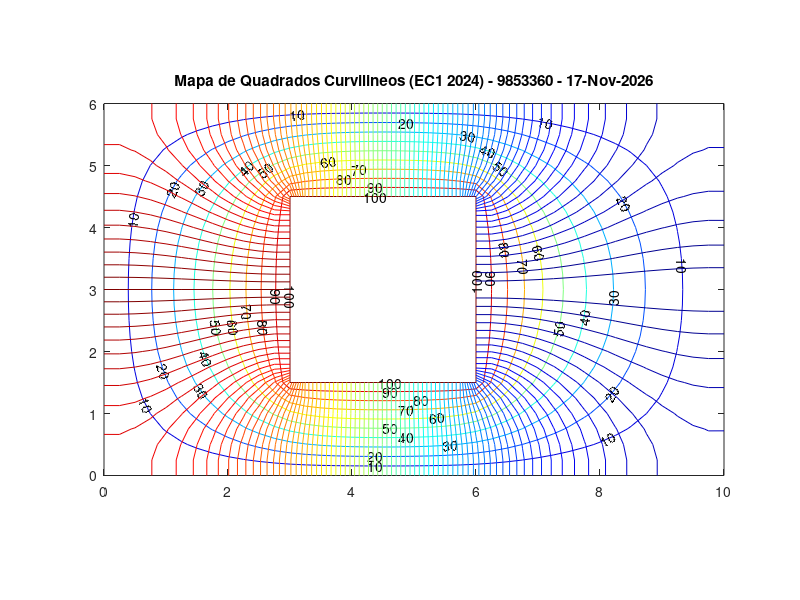

Write MATLAB code to recreate this figure.
%%%% ///////////////////////////////////////////////////////////////////////////
%%%%        PTC3213 - EC1 - 2024 - DIFERENÇAS FINITAS
%%%%
%%%%    9853360 Henrique Penna Ceravolo Soares 
%%%%    12544308 Hugo dos Reis 
%%%%    14600141 Narayan Shimanoe Lisboa
%%%%                           Complete os campos com ???????????????????????
%%%%
%%%%  /////////////////////////////////////////////////////////////////////////
clear;
clf;
%%%
%%%  A linha 15 (pkg install...) deve ser executada uma unica vez no 
%%% GNU Octave e necessita de conexao aa internet. Pode tambem ser executada fora do programa.
%%%
warning ("off");
%pkg install -local -forge  matgeom; %% descomentar para rodar a 1a vez, somente
pkg load matgeom; % executar este comando apenas 1 vez, após abrir o Octave
warning ("on");
clc;
%%%  ======================================================================
%%%   Dados de entrada
%%%
NUSP = 9853360  ; % NUSP do 1o aluno (ordem alfab.)
%
a= 10   ; # dimensões em cm
b=  6   ;
c=   3   ;
d=   3   ;
g=   3   ;
h=(b-d)/2;
epsr=   2   ;
sigma=    3.0e-3  ;  # S/m
sigma_dual=   3.5e-3  ; # S/m
eps0=   1.32812817264306e-11  ;  % F/m
Vmin=  0 ;     % Volts
Vmax=   100 ;   % Volts
%%%
%%%  ======================================================================
%%%
%%%            Definicao do dominio
%%%% 
%%%% A variavel dx abaixo e a discretizacao utilizada. Valores diferentes 
%%%% daqueles sugeridos abaixo nao funcionarao. Diminua o dx para gerar a 
%%%% versao final a ser entregue. 
%dx=0.05; % Tempo de execucao MUITO longo!!
%dx=0.1;   % Tempo de execucao longo!!
%dx=0.25;  % recomendado para a versao final
dx=0.25;   %% Mude para dx=0.25 somente quando for gerar os resultados finais!!!
erro=0.0;
start=start_Dual= 50;
iter=0;
dy=dx;
lx=a;
ly=b;
Nx=round(lx/dx)+1;
Ny=round(ly/dx)+1;
ring1= [0 0; lx 0; lx ly; 0 ly; 0 0];
ring2=[g h; g h+d; g+c h+d; g+c h; g h];
polyg={ring1,ring2};
verts = polygonVertices(polyg);
xgv=((1:Nx)-1)*dx;
ygv=((1:Ny)-1)*dx;
[x,y]=meshgrid(xgv,ygv);
verts1 = polygonVertices(ring1);
verts2 = polygonVertices(ring2);
xv1=verts1(:,1);
yv1=verts1(:,2);
xv2=verts2(:,1);
yv2=verts2(:,2);
[in1,on1] = inpolygon(x,y,xv1,yv1);
[in2,on2] = inpolygon(x,y,xv2,yv2);
%%%
%%%    Atribui Condicoes de contorno
%%%
r=find(in1&~in2|on2); % tudo
p=find(in1&~on1&~in2); %so  nos internos
q=find(on1|on2); %so fronteira
iVmax=find(on2);
iFuro=find(in2&!on2);
Phi_prev=zeros(size(x));
Phi_new=zeros(size(x));
Phi_new(iVmax)= Vmax;
Phi_new(iFuro)= NaN;
Phi_new(p)= start;
%%% ========================================================================
%%%
%%% Contador de iteracoes
iter=0;
%%% Erro maximo entre Phi_new e Phi_prev
erro=max(max(abs(Phi_new-Phi_prev)));
%%%  
%%%             Laco iterativo - Metodo das Diferencas Finitas
%%%
while(erro > 1e-4 && iter < 1e4)% Executa ate convergir ou atingir o maximo de iteracoes
    iter=iter+1; % Incrementa iteracao
%%%   Atualiza o potencial dos nos internos pela media dos 4 vizinhos - Eq. Laplace - M.D.F.
    for k=1:size(p,1);
        [i,j]=ind2sub(size(x),p(k));
            Phi_new(i,j)=(Phi_new(i-1,j)+Phi_new(i+1,j)+Phi_new(i,j-1)+Phi_new(i,j+1))/4;
    end
%%%% Calcula maximo erro entre Phi_atual e Phi_prev de todo o dominio
    erro=max(max(abs(Phi_new-Phi_prev)));
    eps(iter)=erro;
%%%%    Atualiza a matriz de potenciais
    Phi_prev=Phi_new;

end
niter1=iter;
if (niter1 == 1e4 && erro > 1e-4)
	disp([' Numero maximo de iteracoes atingido sem convergencia :', num2stg(niter1), '  iteracoes \? Erro: \n', num2str(erro), 'Os resultados podem nao ter significado!\n']);
end
%%%
%%%
%%% Problema Dual (Somente para tracado dos Quadrados Curvilineos!)
%%%
%%% Atribui Condicoes de Contorno
iyDual=find( (y(:,:) < ly/1.999) & (y(:,:) > ly/2.001) );
iVmaxdual=find( (x(iyDual) > (-0.01)) & (x(iyDual) < (1.0001*g)));
i0=find( (x(iyDual)> (0.9999*(g+c))) & (x(iyDual)< (1.0001*lx)) );
xfe=find(  x(iVmax)< 1.0001*min(x(iVmax)) ); xfd=find(  x(iVmax)> 0.9999*max(x(iVmax)) );
yfa=find(  y(iVmax)> 0.9999*max(y(iVmax)) ); yfb=find(  y(iVmax)< 1.0001*min(y(iVmax)) );
tol=1e-4;
for k=1:size(iVmax,1);
    if ( abs( x(iVmax(k))-min(x(iVmax)) )< tol && abs( y(iVmax(k))-min(y(iVmax)) )< tol)
             [ieb,jeb]=ind2sub(size(x), iVmax(k));
     elseif (abs( x(iVmax(k))-min(x(iVmax)) )< tol && abs( y(iVmax(k))-max(y(iVmax)) )< tol)
            [iea,jea]=ind2sub(size(x), iVmax(k));
     elseif ( abs( x(iVmax(k))-max(x(iVmax)) )< tol && abs( y(iVmax(k))-min(y(iVmax)) )< tol)
             [idb,jdb]=ind2sub(size(x), iVmax(k));
     elseif (abs( x(iVmax(k))-max(x(iVmax)) )< tol && abs( y(iVmax(k))-max(y(iVmax)) )< tol)
            [ida,jda]=ind2sub(size(x), iVmax(k));
    end
 end
  
Dual_prev=zeros(size(x));
Dual_new=Dual_prev;
Dual_new(r)= -1;
Dual_new(iFuro)= NaN;
Dual_new(iyDual(iVmaxdual))=Vmax;
Dual_new(iyDual(i0))=Vmin;
p2=find(Dual_new(p) < 0);
Dual_new(r)= start_Dual;
Dual_new(iFuro)= NaN;
Dual_new(iyDual(iVmaxdual))=Vmax;
Dual_new(iyDual(i0))=Vmin;
%%% Contador de iteracoes - dual
iter2=0;
%%% Erro maximo entre Phi_new e Phi_prev (Dual)
erro2=max(max(abs(Dual_new-Dual_prev)));
%
%%%       Laco iterativo (Problema Dual) - MDF
%
while(erro2 > 1e-3 && iter2 < 1e4)% Executa ate convergir ou atingir o maximo de iteracoes    
    iter2=iter2+1; % Incrementa iteracao
%%%   Atualiza o potencial das fronteiras
    Dual_new(1,:)=Dual_prev(2,:);
    Dual_new(Ny,:)=Dual_prev(Ny-1,:);
    Dual_new(:,1)=Dual_prev(:,2);
    Dual_new(2:Ny-1,Nx)=Dual_prev(2:Ny-1,Nx-1);   
    for k=2:size(xfe,1)-1
        [ie,je]=ind2sub(size(Dual_new), iVmax(xfe(k)));
        Dual_new(ie,je)=Dual_new(ie,je-1);
    end
    for k=2:size(xfd,1)-1
        [id,jd]=ind2sub(size(Dual_new), iVmax(xfd(k)));
        Dual_new(id,jd)=Dual_new(id,jd+1);
    end
    for k=2:size(yfb,1)-1
        [ib,jb]=ind2sub(size(Dual_new), iVmax(yfb(k)));
        Dual_new(ib,jb)=Dual_new(ib-1,jb);
    end
    for k=2:size(yfa,1)-1
        [ia,ja]=ind2sub(size(Dual_new), iVmax(yfa(k)));
        Dual_new(ia,ja)=Dual_new(ia+1,ja);
    end
    Dual_new(iyDual(iVmaxdual))=Vmax;
    Dual_new(iyDual(i0))=Vmin;
%%%%     
%%%% Atualiza o potencial dos nos internos pela media dos 4 vizinhos - Eq. Laplace - M.D.F.
    for k=1:size(p2,1); 
        [i,j]=ind2sub(size(x),p(p2(k)));
        Dual_new(i,j)=(Dual_new(i-1,j)+Dual_new(i+1,j)+Dual_new(i,j-1)+Dual_new(i,j+1))/4;
    end
%%% Cantos
    Dual_new(ieb,jeb)=(Dual_new(ieb-1,jeb)+Dual_new(ieb+1,jeb)+Dual_new(ieb,jeb-1)+Dual_new(ieb,jeb+1))/4;
    Dual_new(iea,jea)=(Dual_new(iea-1,jea)+Dual_new(iea+1,jea)+Dual_new(iea,jea-1)+Dual_new(iea,jea+1))/4;
    Dual_new(idb,jdb)=(Dual_new(idb-1,jdb)+Dual_new(idb+1,jdb)+Dual_new(idb,jdb-1)+Dual_new(idb,jdb+1))/4;
    Dual_new(ida,jda)=(Dual_new(ida-1,jda)+Dual_new(ida+1,jda)+Dual_new(ida,jda-1)+Dual_new(ida,jda+1))/4;
%%% Calcula maximo erro entre Phi_atual e Phi_prev de todo o dominio
    erro2=max(max(abs(Dual_new-Dual_prev)));
    eps2(iter2)=erro2;
%%% Atualiza a matriz de potenciais
    Dual_prev=Dual_new;
%%%
end
niter2=iter2;
if (niter2 == 1e4 && erro2 > 1e-3)
	disp([' Numero maximo de iteracoes atingido sem convergencia :', num2stg(niter2), '  iteracoes \? Erro: \n', num2str(erro2), 'Interprete este resultado com ressalvas!\n']);
end
%%%==========================================================================
%%%
%%%               DADOS DE SAIDA
%%%
%%%==========================================================================
%%%
%%%      CORRENTE TOTAL (A)
%%
Somat=sum(Phi_new(2,:))+sum(Phi_new(Ny-1,:))+sum(Phi_new(:,2))+sum(Phi_new(:,Nx-1));
I=  sigma * 1 * Somat  ;
%%%
%%%       RESISTENCIA em ohms
%%%
R=  (Vmax - Vmin) / I     ;
%%%
%%%        CAPACITANCIA em pF
%%%
Cap=  ((epsr * eps0) * 1 * Somat * 1e12) / (Vmax - Vmin) ;
%%%
%%%     RESISTENCIA DUAL em ohms
%%%
Rdual=  (1 / (R * 1 * sigma * sigma_dual * 1)) / 2  ;
%%%
%%%    VETOR DESLOCAMENTO
%%%
Dn=[Phi_new(2,1:Nx-1),Phi_new(1:Ny-1,Nx-1)',Phi_new(Ny-1,1:Nx-1),Phi_new(1:Ny-1,2)']*epsr*eps0/dx*100;
%%
%%   Densidade de carga mínima em nC/m^2
%%
Rho_s_min=  -max(Dn) * 1e9  ;
%%
%%  Numero de tubos de corrente
%%
nsnp=    R * sigma * 1   ;
ntubos=10/nsnp;  %% CORRIGIDO
%%%%==========================================================================
%%%%              IMPRESSAO DE RESULTADOS NO TERMINAL 
%%%%                  ATENCAO para as unidades:
%%%%          R e Rdual em ohms     Cap em pF    Rho_s  em nC/m^2
%%%%
%%%%
fprintf('\n\n nUSP: %d\n R = %g ohms\n C = %g pF\n Rho_s_min = %g nC/m^2\n Rdual = %g ohms\n Tubos: %g\n', NUSP, R, Cap, Rho_s_min,Rdual,floor(ntubos) );
%%%
%%%
FIG=figure (1);
%%
%%%           TRACADO DE EQUIPOTENCIAIS
%%%
V=0:10:Vmax;
colormap cool;
[C,H]=contour(x,y, Phi_new  ,  V  );
clabel(C,V);
axis('equal');
hold on
%%%
%%%   EQUIPOTENCIAIS PROBLEMA DUAL (para tracado dos quadrados curvilineos)
%%%
%%%
%%%
deltaV=  (Vmax - Vmin) / floor(ntubos) ;
V=0:deltaV:Vmax;
colormap jet;
contour(x,y, Dual_new   ,  V );
axis('equal');
strusp=sprintf('%d',NUSP);
titulo=['Mapa de Quadrados Curvilineos (EC1 2024) - ', strusp, ' - ', date()];
title(titulo);
hold off
%%%
%%%      ARQUIVO DE SAIDA COM O MAPA DOS QUADRADOS CURVILINEOS 
%%%(Grava na pasta exibida no Navegador de Arq. da interface gráfica do Octave)
%%%
arq=['EC1_2021_QC_',strusp,'.png'];  
print(FIG,arq);
%%%%   ========================================================================
%%%%  FIM
%%%%